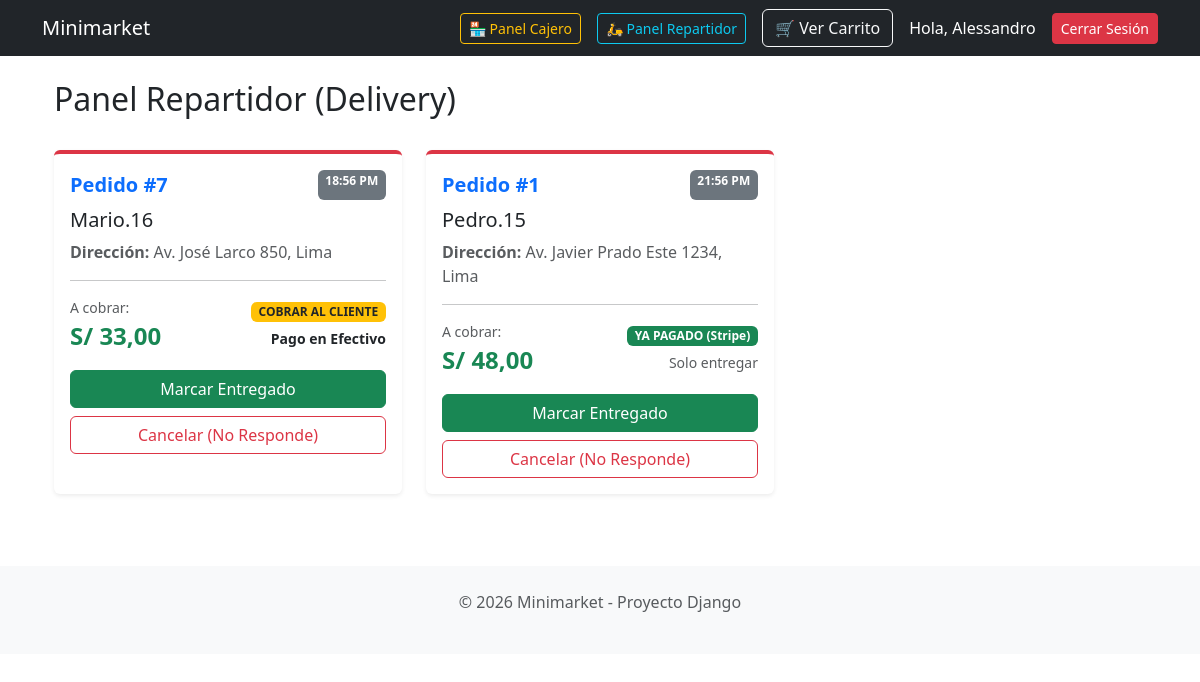
Before: /pedidos/repartidor/ (signed in) with the older database file.
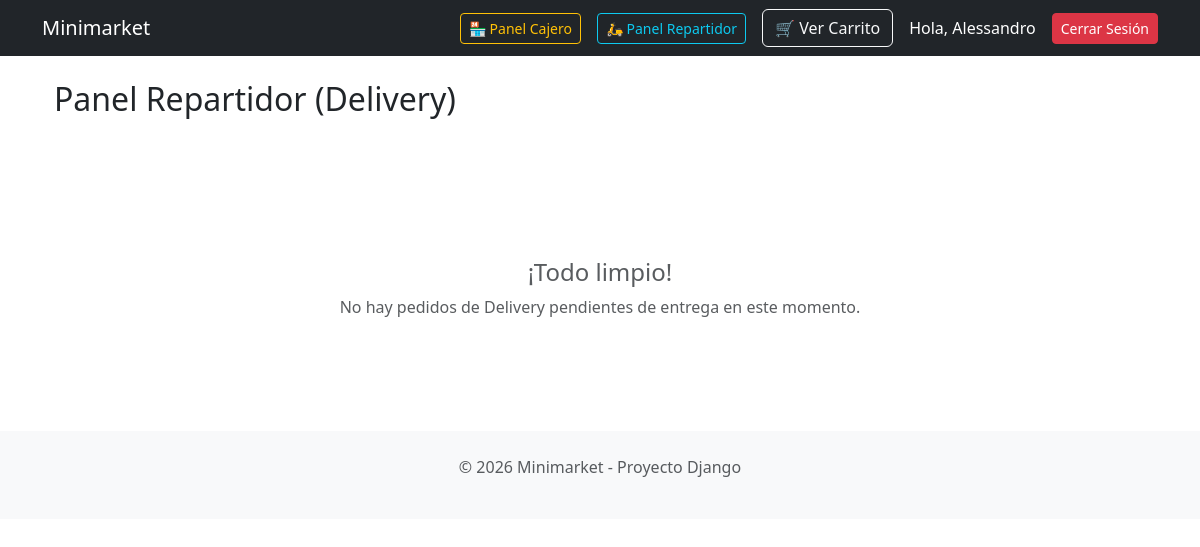
After: the same page with the newer database file.
### apps/pedidos/models.py (models this page shows, shortened)
class Pedido(models.Model):
    OPCIONES_ESTADO = [
        ('PENDIENTE', 'Pendiente'),
        ('PREPARANDO', 'En Preparación'),
        ('LISTO', 'Listo para Recojo/Envío'),
        ('ENTREGADO', 'Entregado'),
        ('CANCELADO', 'Cancelado (No Show)'), # <-- NUEVO ESTADO
    ]
    OPCIONES_FRANJA = [
        ('HOY_MAÑANA', 'Hoy (8:00 AM - 12:00 PM)'),
        ('HOY_TARDE', 'Hoy (12:00 PM - 4:00 PM)'),
        ('HOY_NOCHE', 'Hoy (4:00 PM - 8:00 PM)'),
        ('MAN_MAÑANA', 'Mañana (8:00 AM - 12:00 PM)'),
        ('MAN_TARDE', 'Mañana (12:00 PM - 4:00 PM)'),
        ('MAN_NOCHE', 'Mañana (4:00 PM - 8:00 PM)'),
    ]
    TIPO_ENTREGA = [
        ('RECOJO', 'Recojo en Tienda (Gratis)'),
        ('DELIVERY', 'Delivery a Domicilio (+ S/ 10.00)'),
    ]
    cliente = models.ForeignKey(User, on_delete=models.CASCADE, related_name='pedidos')
    fecha_hora_pedido = models.DateTimeField(auto_now_add=True)
    estado = models.CharField(max_length=20, choices=OPCIONES_ESTADO, default='PENDIENTE')
    tipo_entrega = models.CharField(max_length=20, choices=TIPO_ENTREGA, default='RECOJO')
    costo_delivery = models.DecimalField(max_digits=10, decimal_places=2, default=0.00)
    direccion_delivery = models.CharField(max_length=255, blank=True, null=True)
    franja_recojo = models.CharField(max_length=20, choices=OPCIONES_FRANJA, blank=True, null=True)
    total = models.DecimalField(max_digits=10, decimal_places=2)

class Pago(models.Model):
    OPCIONES_METODO = [
        ('Pago en Línea Segura', (
            ('STRIPE_CARD', 'Tarjeta de Crédito / Débito (Stripe)'),
            ('STRIPE_WALLET', 'Google Pay / Apple Pay / Link (Stripe)'),
        )),
        ('Billeteras Digitales (Simulación)', (
            ('LOCAL_YAPE', 'Yape (Simulación QR/OTP)'), # <-- SEPARADOS
            ('LOCAL_PLIN', 'Plin (Simulación QR/OTP)'),
        )),
        ('Pago Contra Entrega (Físico)', (
            ('CONTRA_EFECTIVO', 'Pago en Efectivo'),
            ('CONTRA_TARJETA', 'Pago con Tarjeta (POS)'),
            ('CONTRA_BILLETERA', 'Pago con Yape/Plin (QR)'),
        )),
    ]
    pedido = models.ForeignKey(Pedido, on_delete=models.CASCADE, related_name='pagos')
    metodo_pago = models.CharField(max_length=50, choices=OPCIONES_METODO)
    monto_pago = models.DecimalField(max_digits=10, decimal_places=2)
    estado_pago = models.CharField(max_length=20, default='PENDIENTE')
    referencia_transaccion = models.CharField(max_length=100, blank=True, null=True)
    def get_metodo_pago_display_name(self):
        for grupo, opciones in self.OPCIONES_METODO:
            for clave, valor in opciones:
                if self.metodo_pago == clave:
                    return valor
        return self.metodo_pago

### apps/pedidos/views.py (the view)
# urls.py: path('repartidor/', views.panel_repartidor, name='panel_repartidor'),
@login_required
@user_passes_test(es_repartidor, login_url='/')
def panel_repartidor(request):
    pedidos = Pedido.objects.filter(tipo_entrega='DELIVERY').exclude(estado__in=['ENTREGADO', 'CANCELADO']).order_by('-fecha_hora_pedido')
    return render(request, 'pedidos/panel_repartidor.html', {'pedidos': pedidos})

### apps/pedidos/views.py (called while the page is built)
def es_repartidor(user):
    return user.is_superuser or user.groups.filter(name='Repartidores').exists()

### apps/pedidos/templates/pedidos/panel_repartidor.html (shortened to what this page needs)
{% extends "catalogo/base.html" %}
{% block content %}
<div class="container mt-4">
    <div class="d-flex justify-content-between align-items-center mb-4">
        <h2> Panel Repartidor (Delivery)</h2>
    </div>
    <div class="row">
        {% for pedido in pedidos %}
        <div class="col-md-6 col-lg-4 mb-4">
            <div class="card h-100 shadow-sm border-0 border-top border-4 border-danger">
                <div class="card-body">
                    <div class="d-flex justify-content-between mb-2">
                        <span class="fs-5 fw-bold text-primary">Pedido #{{ pedido.id }}</span>
                        <span class="badge bg-secondary">{{ pedido.fecha_hora_pedido|date:"H:i A" }}</span>
                    </div>
                    <h5 class="card-title"> {{ pedido.cliente.username }}</h5>
                    <p class="card-text text-muted mb-2">
                        <strong>Dirección:</strong> {{ pedido.direccion_delivery }}
                    </p>
                    <hr>
                    <div class="d-flex justify-content-between align-items-center mb-3">
                        <div>
                            <small class="d-block text-muted">A cobrar:</small>
                            <span class="fs-4 fw-bold text-success">S/ {{ pedido.total|floatformat:2 }}</span>
                        </div>
                        <div class="text-end">
                            {% if 'APROBADO' in pedido.pagos.first.estado_pago %}
                                <span class="badge bg-success d-block mb-1">YA PAGADO (Stripe)</span>
                                <small class="text-muted">Solo entregar</small>
                            {% else %}
                                <span class="badge bg-warning text-dark d-block mb-1">COBRAR AL CLIENTE</span>
                                <small class="fw-bold">{{ pedido.pagos.first.get_metodo_pago_display_name }}</small>
                            {% endif %}
                        </div>
                    </div>
                    <div class="d-grid gap-2">
                        <a href="{% url 'pedidos:accion_pedido' pedido.id 'PAGAR_ENTREGAR' %}"
                           class="btn btn-success"
                           onclick="return confirm('¿Confirmas que entregaste el pedido (y cobraste si era necesario)?');">
                             Marcar Entregado
                        </a>
                        <a href="{% url 'pedidos:accion_pedido' pedido.id 'CANCELAR' %}"
                           class="btn btn-outline-danger"
                           onclick="return confirm('¿El cliente no estaba en casa? Esto cancelará el pedido y devolverá el stock.');">
                             Cancelar (No Responde)
                        </a>
                    </div>
                </div>
            </div>
        </div>
        {% empty %}
        <div class="col-12 text-center py-5 text-muted">
            <br>
            <h4>¡Todo limpio!</h4>
            <p>No hay pedidos de Delivery pendientes de entrega en este momento.</p>
        </div>
        {% endfor %}
    </div>
</div>
{% endblock %}

Changed rows visible on the page:
no longer on this page (row edited): Pedido: id "7", fecha_hora_pedido "18:56 PM", cliente.username "Mario.16", direccion_delivery "Av. José Larco 850, Lima", total "33,00", pagos.first.get_metodo_pago_display_name "Pago en Efectivo"
no longer on this page (row edited): Pedido: id "1", fecha_hora_pedido "21:56 PM", cliente.username "Pedro.15", direccion_delivery "Av. Javier Prado Este 1234, Lima", total "48,00", shows "YA PAGADO (Stripe)"
Other visible differences:
text now shown: "¡Todo limpio! No hay pedidos de Delivery pendientes de entrega en este momento."
